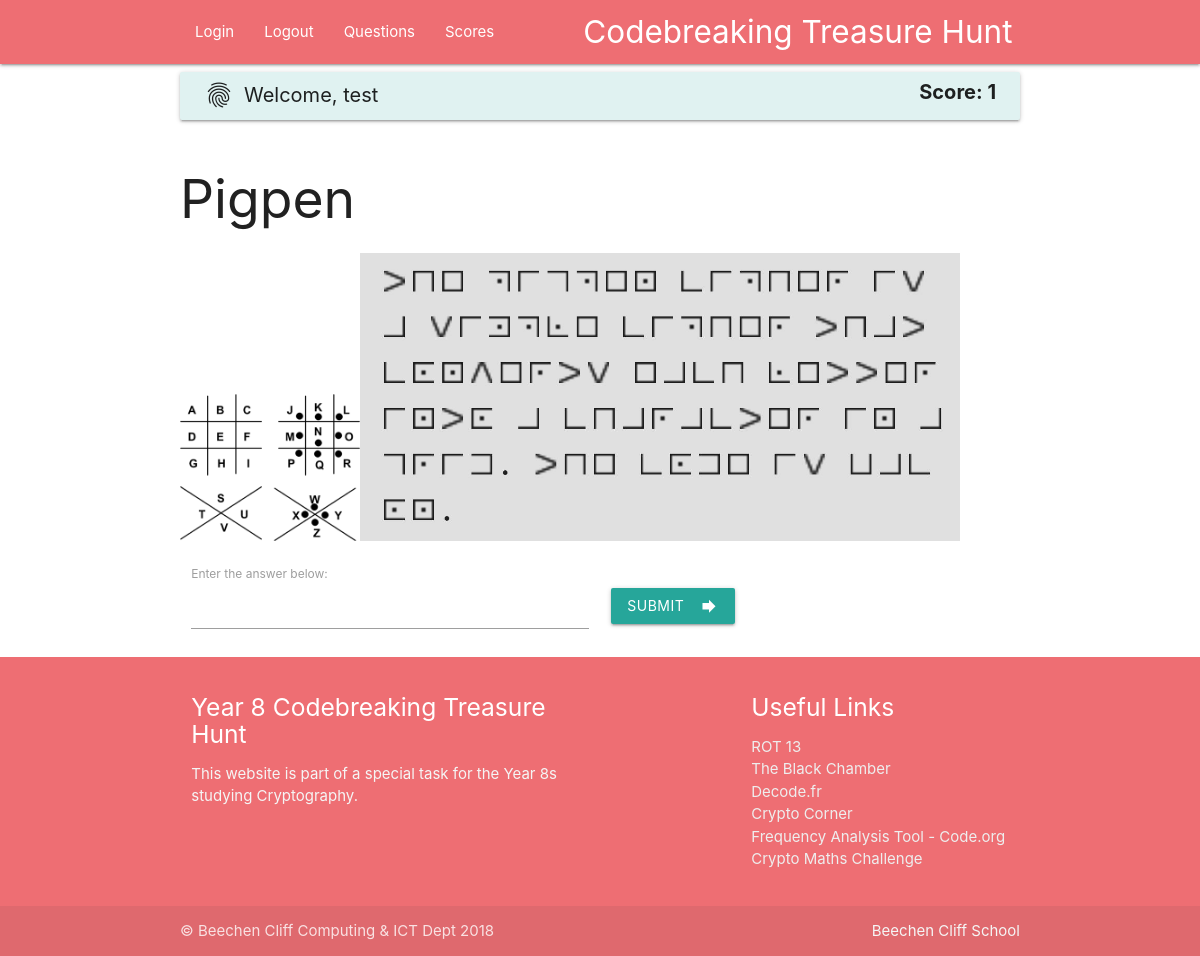
The app's page /question.php?q=5 (signed in) with its own data.
### tables this page shows
CREATE TABLE IF NOT EXISTS `questions` (
  `questions_id` int(11) NOT NULL AUTO_INCREMENT,
  `question_title` varchar(200) DEFAULT NULL,
  `question_descr` varchar(1000) DEFAULT NULL,
  `question_answer` varchar(200) DEFAULT NULL,
  `question_points` int(11) NOT NULL DEFAULT '1',
  PRIMARY KEY (`questions_id`)
);

### question.php (the view, shortened to what this page needs)
<?php
include("includes/connectToDb.php");
include("includes/header.php");
$sql = "SELECT * FROM questions WHERE questions_id=" .$_GET['q'] ;
$result = $conn->query($sql);
if ($result->num_rows > 0) {
    while($row = $result->fetch_assoc()) {
        $question_title = $row["question_title"];
        $question_descr = $row["question_descr"];
    }
} else {
    echo "No data found!";
}
 ?>
<form method="POST" action="">
    <h2><?php echo $question_title?></h2>
    <p class="q_descr"><?php echo $question_descr?></p>
    <div class="row">
      <div class="col s6">
            <label for="">Enter the answer below:</label>
            <input type="text" name="answer"/>
      </div>
      <div class="col s6">
          <br>
           <button class="btn waves-effect waves-light" type="submit" name="action">Submit
           <i class="material-icons right">forward</i>
    </button>
      </div>
    </div>
</form>
<?php
include("includes/footer.php");
?>

### records on screen
questions: question_title "Pigpen", question_descr (picture)

### other values on screen
$_SESSION["username"] "test"
$row["score"] "1"
